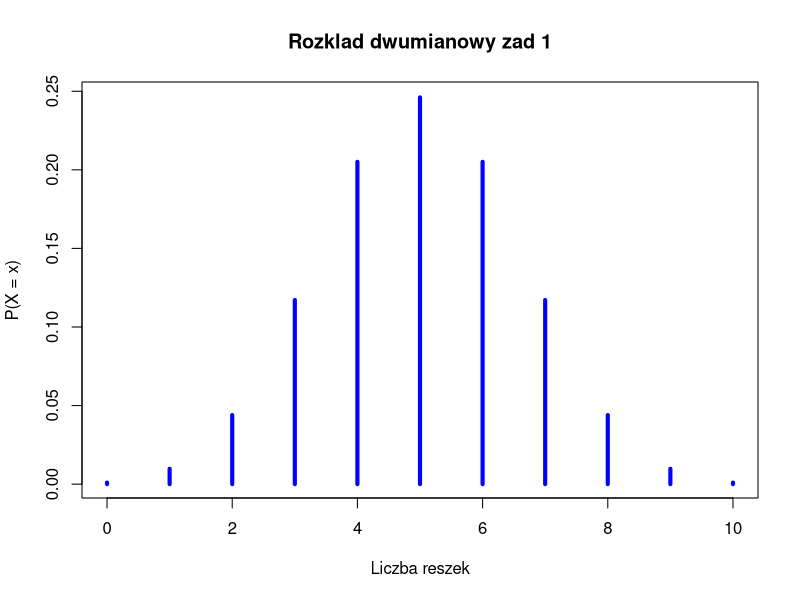
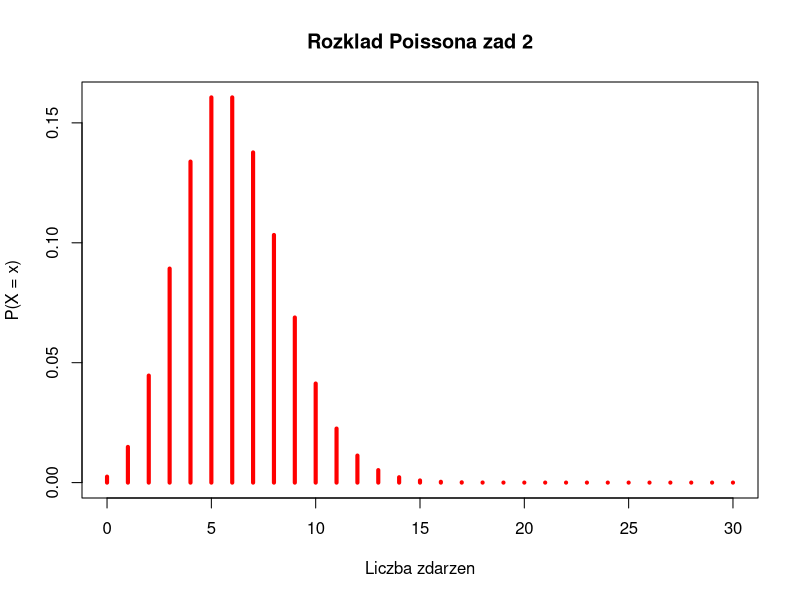

R code for these plots, in order:
# Zad 1

dbinom(x = 5, size = 6, prob = 0.5)
1 - pbinom(q = 3, size = 6, prob = 0.5)
sum(dbinom(x = 2:4, size = 6, prob = 0.5))

x_vals <- 0:10
y_vals <- dbinom(x = x_vals, size = 10, prob = 0.5)

plot(
    x = x_vals,
    y = y_vals,
    type="h",
    main="Rozklad dwumianowy zad 1",
    lwd = 4,
    xlab = "Liczba reszek",
    ylab = "P(X = x)",
    col = "blue"
)

# Zad 2
dpois(x = 5, lambda = 6)
1 - ppois(q = 4, lambda = 6)
sum(dpois(x = 3:5, lambda = 6))
x_vals <- 0:30
y_vals <- dpois(x = x_vals, lambda = 6)
plot(
    x = x_vals,
    y = y_vals,
    type = "h",
    main = "Rozklad Poissona zad 2",
    lwd = 4,
    xlab = "Liczba zdarzen",
    ylab = "P(X = x)",
    col = "red"
)
